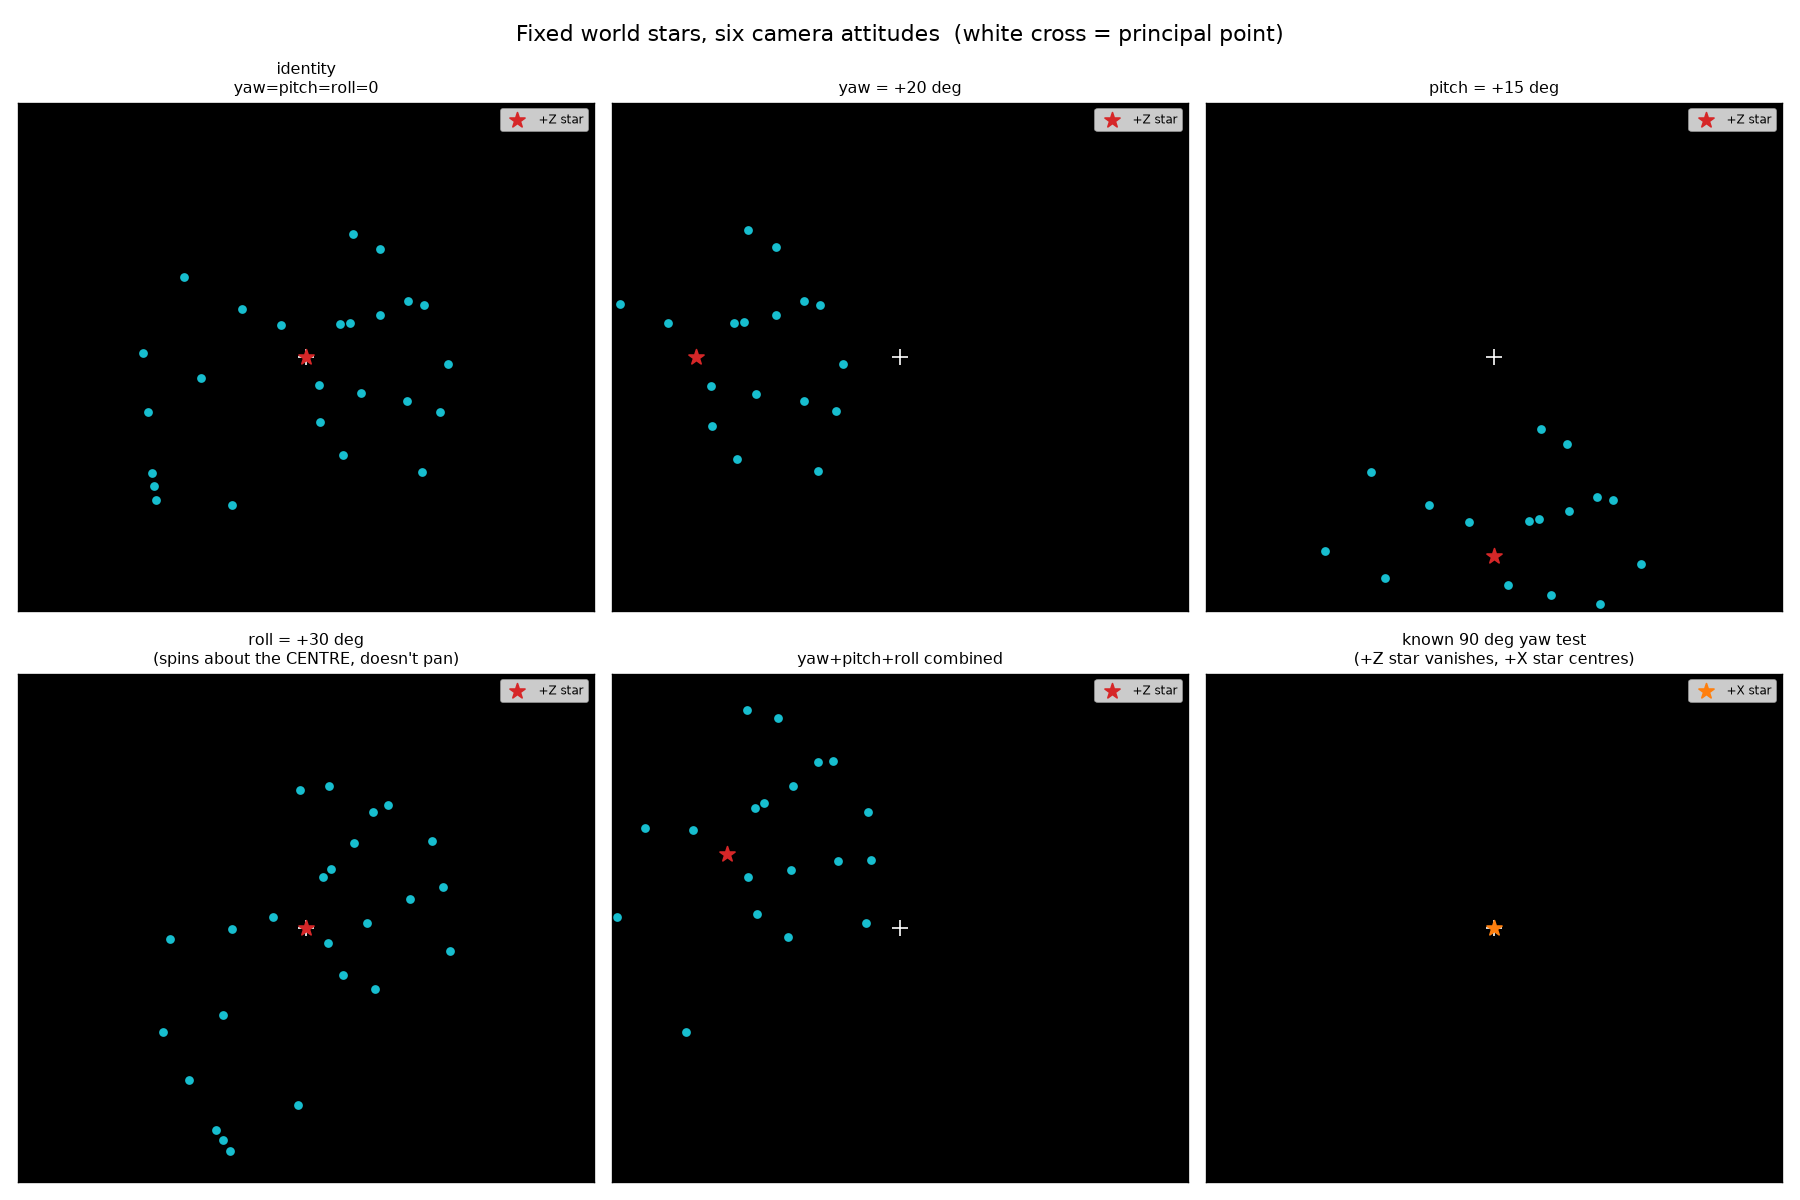

The script that saved this image:
"""camera/camera_orientation.py  (Camera Orientation)

Translation eliminated (t = 0 throughout -- the camera sits at the world
origin). A collection of world directions ("stars", effectively at infinity:
only their direction matters, so any finite point along that direction
projects identically) is fixed once and never moves. Only the camera's
ATTITUDE changes, through yaw/pitch/roll, and we watch the projected image
coordinates change.

Reused from Module 3 (imported directly, not re-implemented -- see the
sys.path insert below):
    rotations.py   -- rot_x, rot_y, rot_z   (elementary active rotations)
    quaternions.py -- axis_angle_to_quaternion, quaternion_multiply,
                      quaternion_to_rotation_matrix

FRAME DISCIPLINE -- read this before trusting any number below:

  Module 3's convention (rigid-body / aerospace) has the body's FORWARD axis
  as X, and defines R_IB(phi,theta,psi) = Rz(psi) Ry(theta) Rx(phi) as the
  body->inertial (camera->world) attitude, with roll about X, pitch about Y,
  yaw about Z (because Z is "down"/vertical there).

  THIS camera's convention (Phase I/II, OpenCV-style) has FORWARD as Z, right
  as X, down as Y. So the *axis a name refers to* is different here:
  roll (spin about the boresight)   -> about camera Z
  pitch (tilt up/down)              -> about camera X
  yaw (turn left/right)             -> about camera Y

  Blindly calling Module 3's euler_zyx_to_R here would silently apply "yaw"
  about the wrong physical axis. So we reuse the axis-agnostic ELEMENTARY
  matrices (rot_x, rot_y, rot_z) and compose them ourselves, in the pattern
  that matches THIS camera's axes:

      R_cam_world(yaw, pitch, roll) = rot_y(yaw) @ rot_x(pitch) @ rot_z(roll)

  R_cam_world is body(camera)->world: its columns are the camera's axes
  expressed in world coordinates -- exactly Module 3's R_IB idea, just
  relabelled for a Z-forward body. That means R_cam_world ROTATES A VECTOR
  from camera frame to world frame.

  project_points() needs the opposite: world -> camera, i.e. R_cam_world^T.
  Getting this transpose backward is the single most common attitude bug --
  the validation below exists specifically to catch it.
"""

import os
import sys

import numpy as np
import matplotlib.pyplot as plt

_MODULE3 = os.path.normpath(os.path.join(os.path.dirname(__file__), "..", "module-3"))
if _MODULE3 not in sys.path:
    sys.path.insert(0, _MODULE3)

from rotations import rot_x, rot_y, rot_z                       # noqa: E402  (Module 3)
from quaternions import (axis_angle_to_quaternion, quaternion_multiply,  # noqa: E402
                         quaternion_to_rotation_matrix)          # (Module 3)

from camera_model import Camera
from projection import project_points


# ---------------------------------------------------------------------------
# camera attitude: two independent implementations (matrix and quaternion),
# both built ONLY from Module 3 primitives, cross-checked below
# ---------------------------------------------------------------------------
def attitude_matrix(yaw, pitch, roll):
    """R_cam_world (camera -> world) via Module 3's elementary rot_ matrices."""
    return rot_y(yaw) @ rot_x(pitch) @ rot_z(roll)


def attitude_quaternion(yaw, pitch, roll):
    """Same attitude, built by composing Module 3 quaternions instead."""
    q_roll = axis_angle_to_quaternion([0, 0, 1], roll)     # about camera Z
    q_pitch = axis_angle_to_quaternion([1, 0, 0], pitch)   # about camera X
    q_yaw = axis_angle_to_quaternion([0, 1, 0], yaw)       # about camera Y
    q = quaternion_multiply(quaternion_multiply(q_yaw, q_pitch), q_roll)
    return quaternion_to_rotation_matrix(q)


# ---------------------------------------------------------------------------
# fixed world directions -- defined once, at identity attitude, and never
# touched again. "Stars": only direction matters (see module docstring).
# ---------------------------------------------------------------------------
def make_star_field(cam, n=25, frac=0.6, depth=100.0, seed=0):
    rng = np.random.default_rng(seed)
    half_ax = frac * cam.fov_x / 2.0
    half_ay = frac * cam.fov_y / 2.0
    ax = rng.uniform(-half_ax, half_ax, n)
    ay = rng.uniform(-half_ay, half_ay, n)
    # at identity attitude, camera frame == world frame, so these camera-frame
    # points ARE the fixed world coordinates of the stars
    return np.column_stack([depth * np.tan(ax), depth * np.tan(ay), np.full(n, depth)])


def project(stars_world, R_cam_world, cam):
    """World -> camera needs the TRANSPOSE of the camera's own attitude."""
    R_world_to_cam = R_cam_world.T
    t = np.zeros(3)                      # translation eliminated, per the exercise
    return project_points(stars_world, R_world_to_cam, t, cam.K, image_size=(cam.Nx, cam.Ny))


def main():
    cam = Camera(f=35.0, Ws=36.0, Hs=24.0, Nx=960, Ny=640, name="orientation demo")
    stars = make_star_field(cam)

    print("=" * 82)
    print("CAMERA ORIENTATION -- translation eliminated, attitude only")
    print("=" * 82)

    # ---- cross-check: matrix path vs quaternion path, both from Module 3 --
    yaw, pitch, roll = np.deg2rad([12.0, -7.0, 20.0])
    Rm = attitude_matrix(yaw, pitch, roll)
    Rq = attitude_quaternion(yaw, pitch, roll)
    print(f"attitude(yaw=12, pitch=-7, roll=20 deg): matrix-path vs "
          f"quaternion-path max diff = {np.abs(Rm - Rq).max():.2e}")
    print("(both built only from Module 3 primitives -- rot_x/y/z and the "
          "quaternion algebra agree)")
    print()

    # ---- validation 1: identity attitude -----------------------------
    star_fwd = np.array([[0.0, 0.0, 100.0]])     # fixed world direction: +Z
    star_side = np.array([[100.0, 0.0, 0.0]])    # fixed world direction: +X
    R_id = np.eye(3)
    uv_fwd, ok_fwd, _ = project(star_fwd, R_id, cam)
    uv_side, ok_side, r_side = project(star_side, R_id, cam)
    print("VALIDATION 1 -- identity attitude (yaw=pitch=roll=0)")
    print("  predicted: world +Z star sits at the principal point; world +X")
    print("  star is exactly 90 deg off boresight (Zc=0) -> not visible.")
    print(f"  measured:  +Z star -> {uv_fwd[0]} (principal point is "
          f"[{cam.cx:.1f}, {cam.cy:.1f}])")
    print(f"             +X star -> valid={ok_side[0]} ({r_side[0]})")
    print()

    # ---- validation 2: a KNOWN 90 deg rotation, predicted first --------
    print("VALIDATION 2 -- yaw = +90 deg about camera Y")
    print("  PREDICTION (made before running the numbers):")
    print("    R_cam_world = rot_y(90deg) sends the camera's forward axis")
    print("    (0,0,1)_cam to world (+1,0,0) -- the boresight now points")
    print("    along world +X. So the world+X star should jump to the")
    print("    principal point, and the world+Z star (old boresight) should")
    print("    swing to exactly 90 deg off-axis and disappear.")
    R_yaw90 = attitude_matrix(np.pi / 2, 0.0, 0.0)
    boresight_world = R_yaw90 @ np.array([0.0, 0.0, 1.0])
    print(f"    check: R_cam_world @ [0,0,1] = {np.round(boresight_world, 6)}  "
          f"(should be [1,0,0])")
    uv_fwd2, ok_fwd2, r_fwd2 = project(star_fwd, R_yaw90, cam)
    uv_side2, ok_side2, r_side2 = project(star_side, R_yaw90, cam)
    print(f"  MEASURED: +Z star  -> valid={ok_fwd2[0]} ({r_fwd2[0]})")
    print(f"            +X star  -> {uv_side2[0]} "
          f"(principal point is [{cam.cx:.1f}, {cam.cy:.1f}])")
    print("  (the +Z star's reason shows 'out_of_bounds' rather than")
    print("  'behind_camera': at exactly 90 deg, floating-point rounding of")
    print("  cos(pi/2) leaves Zc a tiny POSITIVE number instead of exactly")
    print("  zero, so it passes Zc>0 but divides out to a pixel coordinate")
    print("  far off the sensor -- still correctly rejected, just by the")
    print("  other check. Exactly-90-degrees is a genuinely unstable")
    print("  direction to project, on a real detector as much as in code.)")
    print("  Matches the prediction. Note this used R_cam_world.T inside")
    print("  project() -- using R_cam_world directly (forgetting the")
    print("  transpose) would have rotated the STARS the wrong way and")
    print("  swapped which one disappears.")
    print("=" * 82)

    _plot(cam, stars, star_fwd, star_side)


def _plot(cam, stars, star_fwd, star_side):
    configs = [
        ("identity\nyaw=pitch=roll=0", 0.0, 0.0, 0.0),
        ("yaw = +20 deg", np.deg2rad(20), 0.0, 0.0),
        ("pitch = +15 deg", 0.0, np.deg2rad(15), 0.0),
        ("roll = +30 deg\n(spins about the CENTRE, doesn't pan)", 0.0, 0.0, np.deg2rad(30)),
        ("yaw+pitch+roll combined", np.deg2rad(15), np.deg2rad(-10), np.deg2rad(15)),
        ("known 90 deg yaw test\n(+Z star vanishes, +X star centres)", np.pi / 2, 0.0, 0.0),
    ]

    fig, axes = plt.subplots(2, 3, figsize=(15, 10))
    for ax, (title, yaw, pitch, roll) in zip(axes.ravel(), configs):
        R = attitude_matrix(yaw, pitch, roll)
        uv, valid, _ = project(stars, R, cam)
        ax.scatter(uv[valid, 0], uv[valid, 1], s=18, color="tab:cyan")

        uv_f, ok_f, _ = project(star_fwd, R, cam)
        if ok_f[0]:
            ax.scatter(*uv_f[0], s=90, color="tab:red", marker="*",
                      label="+Z star", zorder=5)
        uv_s, ok_s, _ = project(star_side, R, cam)
        if ok_s[0]:
            ax.scatter(*uv_s[0], s=90, color="tab:orange", marker="*",
                      label="+X star", zorder=5)

        ax.plot(cam.cx, cam.cy, "+", color="white", ms=10)
        ax.set_xlim(0, cam.Nx); ax.set_ylim(cam.Ny, 0)
        ax.set_facecolor("black")
        ax.set_xticks([]); ax.set_yticks([])
        ax.set_title(title, fontsize=9.5)
        if ok_f[0] or ok_s[0]:
            ax.legend(fontsize=7, loc="upper right")

    fig.suptitle("Fixed world stars, six camera attitudes  "
                 "(white cross = principal point)", fontsize=13)
    fig.tight_layout()
    fig.savefig("camera_orientation.png", dpi=120)


if __name__ == "__main__":
    main()
    plt.show()
